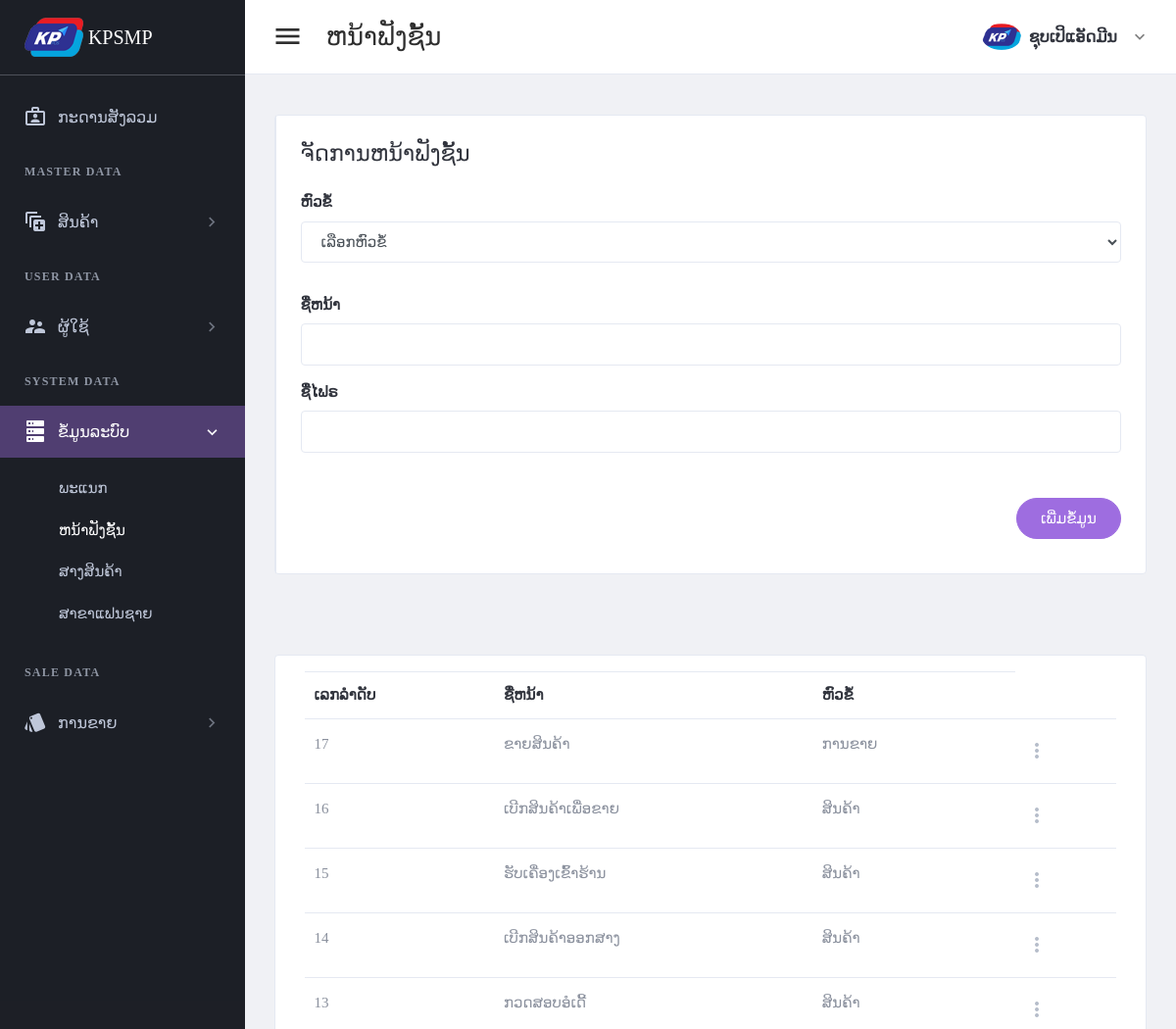
Page /page/page-function.php (signed in, upper part) on the earlier database version.
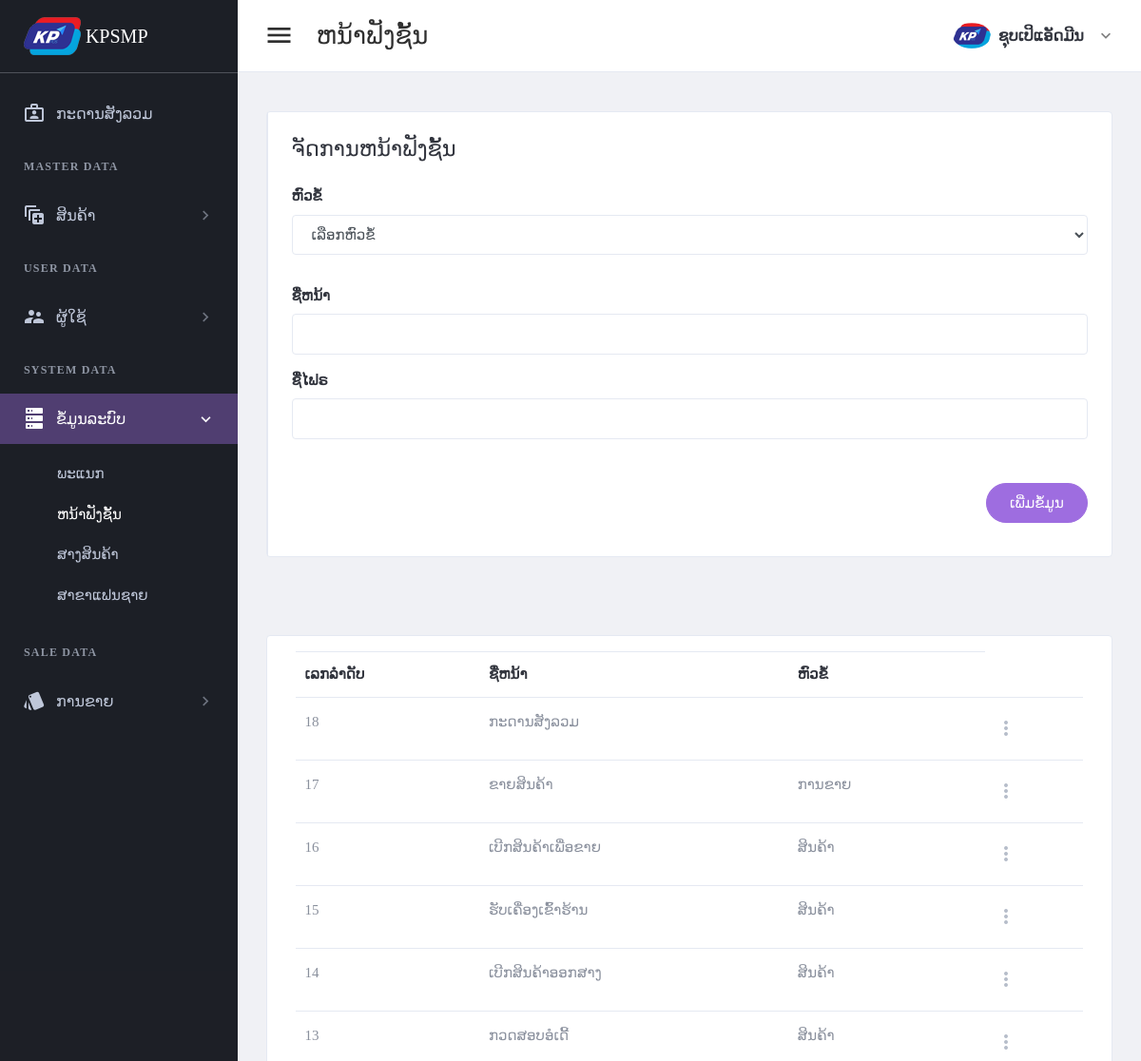
Same page on the later database version.
### tables this page shows
CREATE TABLE `tbl_header_title` (
  `ht_id` int(11) NOT NULL,
  `ht_name` varchar(300) DEFAULT NULL
);

CREATE TABLE `tbl_sub_title` (
  `st_id` int(11) NOT NULL,
  `st_name` varchar(300) DEFAULT NULL,
  `icon_code` varchar(100) DEFAULT NULL,
  `ht_id` int(11) DEFAULT NULL
);

CREATE TABLE `tbl_page_title` (
  `pt_id` int(11) NOT NULL,
  `pt_name` varchar(300) DEFAULT NULL,
  `ptf_name` varchar(100) DEFAULT NULL,
  `st_id` int(11) DEFAULT NULL
);

### setting/checksession.php (called while the page is built, shortened)
<?php
	if($_SESSION['id_users'] == "" )
	{
	header("location:logout.php");
	}
	  else{
		$full_name = $_SESSION["full_name"];
		$role_id = $_SESSION["role_id"];
	}
?>

### page/page-function.php (the view, shortened to what this page needs)
<?php
include("../setting/checksession.php");
include("../setting/conn.php");
$header_name = "ຫນ້າຟັງຊັ້ນ";
$header_click = "4";
?>
<!DOCTYPE html>
<html lang="en" dir="ltr">
<head>
	<?php
	include("../setting/callcss.php");
	?>
</head>
<body class="navbar-fixed sidebar-fixed" id="body">
	<div class="wrapper">
		<?php include "menu.php"; ?>
		<div class="page-wrapper">
			<?php
			include "header.php";
			?>
			<div class="content-wrapper">
				<div class="content">
					<div class="email-wrapper rounded border bg-white">
						<div class="row no-gutters justify-content-center">
							<div class="col-xxl-12">
								<div class="email-right-column  email-body p-4 p-xl-5">
									<div class="email-body-head mb-5 ">
										<h4 class="text-dark">ຈັດການຫນ້າຟັງຊັ້ນ</h4>
									</div>
									<form method="post" id="addpage">
										<div class="row">
											<div class="form-group  col-lg-12">
												<label class="text-dark font-weight-medium">ຫົວຂໍ້</label>
												<div class="form-group">
													<select class=" form-control font" name="sub_title" id="sub_title">
														<option value=""> ເລືອກຫົວຂໍ້ </option>
													</select>
												</div>
											</div>
											<div class="col-lg-12">
												<div class="form-group">
													<label for="firstName">ຊື່ຫນ້າ</label>
													<input type="text" class="form-control" id="page_name" name="page_name" required>
												</div>
											</div>
											<div class="col-lg-12">
												<div class="form-group">
													<label for="firstName">ຊື່ໄຟຣ</label>
													<input type="text" class="form-control" id="pf_name" name="pf_name" required>
												</div>
											</div>
										</div>
										<div class="d-flex justify-content-end mt-6">
											<button type="submit" class="btn btn-primary mb-2 btn-pill">ເພີ່ມຂໍ້ມູນ</button>
										</div>
									</form>
								</div>
							</div>
						</div>
					</div>
				</div>
			</div>
			<div class="content-wrapper">
				<div class="content">
					<div class="card card-default">
						<div class="card-body">
							<table id="productsTable" class="table table-hover table-product" style="width:100%">
								<thead>
									<tr>
										<th>ເລກລຳດັບ</th>
										<th>ຊື່ຫນ້າ</th>
										<th>ຫົວຂໍ້</th>
									</tr>
								</thead>
								<tbody>
									<?php
									$stmt4 = $conn->prepare("SELECT  pt_id,pt_name ,st_name
									FROM tbl_page_title a
									left join tbl_sub_title b on a.st_id = b.st_id order by pt_id desc ");
									$stmt4->execute();
									if ($stmt4->rowCount() > 0) {
										while ($row4 = $stmt4->fetch(PDO::FETCH_ASSOC)) {
											$pt_id = $row4['pt_id'];
											$pt_name = $row4['pt_name'];
											$st_name = $row4['st_name'];
									?>
											<tr>
												<td><?php echo "$pt_id"; ?></td>
												<td><?php echo "$pt_name"; ?></td>
												<td><?php echo "$st_name"; ?></td>
												<td>
                                                    <div class="dropdown">
                                                        <a class="dropdown-toggle icon-burger-mini" href="#" role="button" id="dropdownMenuLink" data-toggle="dropdown" aria-haspopup="true" aria-expanded="false" data-display="static">
                                                        </a>
                                                    </div>
                                                </td>
											</tr>
									<?php
										}
									}
									?>
								</tbody>
							</table>
						</div>
					</div>
				</div>
			</div>
		</div>
	</div>
</body>
</html>

### setting/callcss.php (shortened to what this page needs)
<link href="../plugins/material/css/materialdesignicons.min.css" rel="stylesheet" />
<link href="../plugins/simplebar/simplebar.css" rel="stylesheet" />
<link href="../plugins/material/css/materialdesignicons.min.css" rel="stylesheet" />
<link href="../plugins/nprogress/nprogress.css" rel="stylesheet" />
<link id="main-css-href" rel="stylesheet" href="../css/3style.css" />
<link href="../plugins/prism/prism.css" rel="stylesheet" />
<link href="../plugins/DataTables/DataTables-1.10.18/css/jquery.dataTables.min.css" rel="stylesheet" />
<link href="../css/sweetalert.css" rel="stylesheet">
<link href="../css/facebox.css" rel="stylesheet">

### page/menu.php
<aside class="left-sidebar sidebar-dark" id="left-sidebar">
  <div id="sidebar" class="sidebar sidebar-with-footer">
    <div class="app-brand">
      <a href="index.php">
        <img src="../images/iconmenu.png" alt="Mono">
        <span class="brand-name"> KPSMP</span>
      </a>
    </div>
    <div class="sidebar-left" data-simplebar style="height: 100%;">
      <ul class="nav sidebar-inner" id="sidebar-menu">
        <li class="<?php if ($header_click == 0) {
                      echo "active";
                    } ?>">
          <a class="sidenav-item-link" href="index.php">
            <i class="mdi mdi-briefcase-account-outline"></i>
            <span class="nav-text">ກະດານສັງລວມ</span>
          </a>
        </li>
        <?php
        $stmt = $conn->prepare(" SELECT distinct a.ht_id,ht_name
        FROM tbl_header_title a
        left join tbl_role_page b on a.ht_id = b.ht_id
        where role_id ='$role_id'
        order by  a.ht_id asc ");
        $stmt->execute();
        if ($stmt->rowCount() > 0) {
          while ($row = $stmt->fetch(PDO::FETCH_ASSOC)) {
            $ht_id = $row['ht_id'];
            $ht_name = $row['ht_name'];
        ?>
            <li class="section-title"> <?php echo "$ht_name"; ?></li>
            <?php
            $stmt1 = $conn->prepare("SELECT distinct a.st_id,st_name,role_id,icon_code
            FROM tbl_sub_title a
            left join tbl_role_page b on a.st_id = b.st_id
            where a.ht_id = '$ht_id' and role_id ='$role_id'
            order by a.st_id asc ");
            $stmt1->execute();
            if ($stmt1->rowCount() > 0) {
              while ($row1 = $stmt1->fetch(PDO::FETCH_ASSOC)) {
                $st_name = $row1['st_name'];
                $st_id = $row1['st_id'];
                $icon_code = $row1['icon_code'];
            ?>
                <li class='has-sub <?php if ($header_click == "$st_id") {
                                      echo "active expand";
                                    } ?>'>
                  <a class="sidenav-item-link" href="javascript:void(0)" data-toggle="collapse" data-target='#<?php echo "$st_name"; ?>' aria-expanded="false" aria-controls="<?php echo "$st_name"; ?>">
                    <i class="mdi <?php echo "$icon_code"; ?>"></i>
                    <span class="nav-text"> <?php echo "$st_name"; ?> </span> <b class="caret"></b>
                  </a>
                  <ul class='collapse <?php if ($header_click == "$st_id") {
                                        echo "show";
                                      } ?>' id="<?php echo "$st_name"; ?>" data-parent="#sidebar-menu">
                    <div class="sub-menu">
                      <?php
                      $stmt2 = $conn->prepare(" SELECT pt_name,ptf_name
                      FROM tbl_page_title a
                      left join tbl_role_page b on a.pt_id = b.pt_id
                      where a.st_id = '$st_id' and role_id ='$role_id'
                      order by a.pt_id asc ");
                      $stmt2->execute();
                      if ($stmt2->rowCount() > 0) {
                        while ($row2 = $stmt2->fetch(PDO::FETCH_ASSOC)) {
                          $pt_name = $row2['pt_name'];
                      ?>
                          <li class="<?php if ($header_name ==  $row2['pt_name']) {
                                        echo "active";
                                      } ?>">
                            <a class="sidenav-item-link" href='<?php echo $row2['ptf_name'] ?>'>
                              <span class="nav-text"><?php echo "$pt_name"; ?></span>
                            </a>
                          </li>
                      <?php
                        }
                      }
                      ?>
                    </div>
                  </ul>
              <?php
              }
            }
              ?>
                </li>
            <?php
          }
        }
            ?>
      </ul>
    </div>
  </div>
</aside>

### page/header.php (shortened to what this page needs)
<header class="main-header" id="header">
  <nav class="navbar navbar-expand-lg navbar-light" id="navbar">
    <button id="sidebar-toggler" class="sidebar-toggle">
    </button>
    <span class="page-title"><?php echo "$header_name"; ?></span>
    <div class="navbar-right ">
      <ul class="nav navbar-nav">
        <li class="dropdown user-menu">
          <button class="dropdown-toggle nav-link" data-toggle="dropdown">
            <img src="../images/iconmenu.png" class="user-image rounded-circle" alt="User Image" />
            <span class="d-none d-lg-inline-block"><?php echo "$full_name"; ?></span>
          </button>
        </li>
      </ul>
    </div>
  </nav>
</header>

Differences in the rows shown:
added tbl_page_title: pt_id "18", pt_name "ກະດານສັງລວມ", shown under "ຈັດການຫນ້າຟັງຊັ້ນ"
